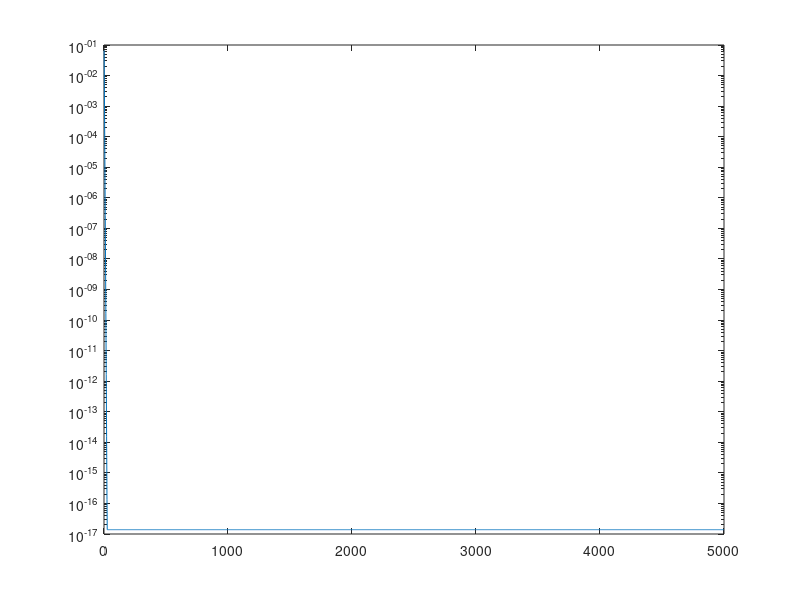

Write the MATLAB code that produced this figure.
%Jacobi iteration 
rng(0);
%======Set up========
maxIters=5000;
N=3;
A=randn(N)+ N^2*eye(N);% NxN matrix
D=zeros(N,N);%initialize

for i=1:N
    d(i)=A(i,i);%vector
    D(i,i)=A(i,i);%creating the matrix of the diagonal entries of A
end

x_exact=randn(N,1);%correct answer
b=A*x_exact;

x=randn(N,1); %initial guesss

%===== Iteration======

for k=1:maxIters
    x = x + (b - A*x)./d; % component wise operatoins use a . before/ update to new x
    error(k)=norm(x-x_exact);
end    
semilogy(1:maxIters, error);
%plot (log(1:maxIters),log(error))